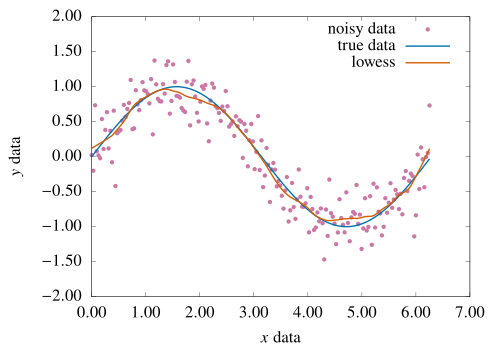

Here is the gnuplot script that generated this plot:
load 'terminal.plt'
set output 'exlow.tex'
set notitle
# set xrange [0:0.3]
set yrange [-2:2]
set format x "$%4.2f$"
set format y "$%4.2f$"
set xlabel '$x$ data'
set ylabel '$y$ data'
plot 'exlow.out' using 1:2 title "noisy data" with points pt 7 ps 1 lc rgb ReddishPurple,\
     'exlow.out' using 1:3 title "true data" with lines lt 1 lw 4 lc rgb Blue,\
     'exlow.out' using 1:4 title "lowess" with lines lt 1 lw 4 lc rgb Vermillion
